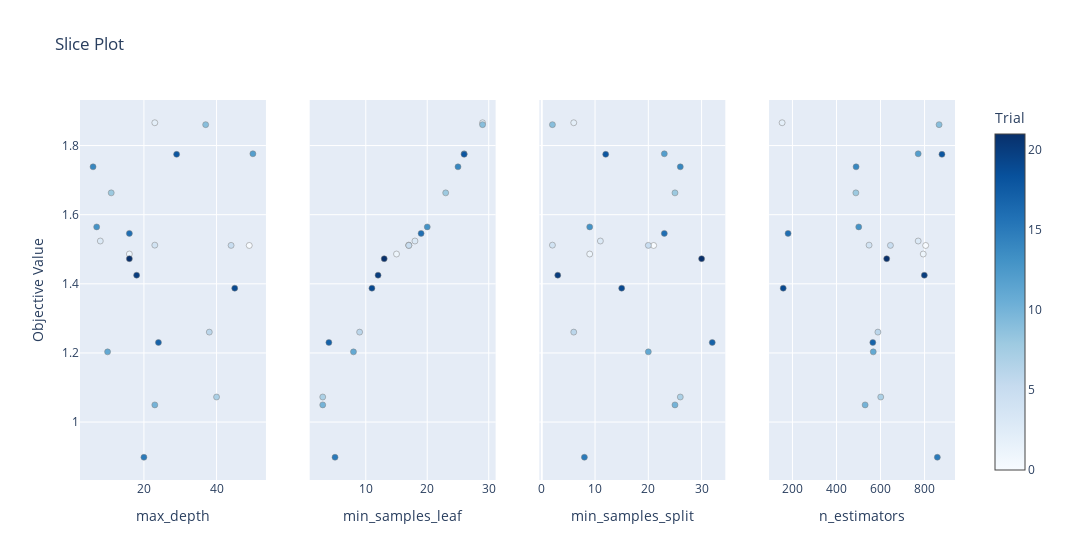

Notebook cell for this chart:
### Code cell
optuna.visualization.plot_slice(study, params=['n_estimators', 'max_depth', 'min_samples_split', 'min_samples_leaf'])

### Figure 1 — Plotly figure (JSON) as saved in the notebook; plotly's stock layout.template omitted (floating-point values rounded to 4 significant figures)
{"data": [{"marker": {"color": [0, 1, 2, 3, 4, 5, 6, 7, 8, 9, 10, 11, 12, 13, 14, 15, 16, 17, 18, 19, 20, 21], "colorbar": {"title": {"text": "Trial"}, "x": 1.0, "xpad": 40}, "colorscale": [[0.0, "rgb(247,251,255)"], [0.125, "rgb(222,235,247)"], [0.25, "rgb(198,219,239)"], [0.375, "rgb(158,202,225)"], [0.5, "rgb(107,174,214)"], [0.625, "rgb(66,146,198)"], [0.75, "rgb(33,113,181)"], [0.875, "rgb(8,81,156)"], [1.0, "rgb(8,48,107)"]], "line": {"color": "Grey", "width": 0.5}, "showscale": true}, "mode": "markers", "name": "Feasible Trial", "showlegend": false, "x": [49, 16, 23, 8, 23, 44, 38, 40, 11, 37, 23, 10, 50, 7, 6, 20, 16, 24, 29, 45, 18, 16], "y": [1.511, 1.486, 1.866, 1.524, 1.512, 1.511, 1.26, 1.073, 1.663, 1.86, 1.05, 1.203, 1.776, 1.565, 1.738, 0.8982, 1.546, 1.23, 1.775, 1.387, 1.425, 1.473], "type": "scatter", "xaxis": "x", "yaxis": "y"}, {"marker": {"color": [0, 1, 2, 3, 4, 5, 6, 7, 8, 9, 10, 11, 12, 13, 14, 15, 16, 17, 18, 19, 20, 21], "colorbar": {"title": {"text": "Trial"}, "x": 1.0, "xpad": 40}, "colorscale": [[0.0, "rgb(247,251,255)"], [0.125, "rgb(222,235,247)"], [0.25, "rgb(198,219,239)"], [0.375, "rgb(158,202,225)"], [0.5, "rgb(107,174,214)"], [0.625, "rgb(66,146,198)"], [0.75, "rgb(33,113,181)"], [0.875, "rgb(8,81,156)"], [1.0, "rgb(8,48,107)"]], "line": {"color": "Grey", "width": 0.5}, "showscale": false}, "mode": "markers", "name": "Feasible Trial", "showlegend": false, "x": [17, 15, 29, 18, 17, 17, 9, 3, 23, 29, 3, 8, 26, 20, 25, 5, 19, 4, 26, 11, 12, 13], "y": [1.511, 1.486, 1.866, 1.524, 1.512, 1.511, 1.26, 1.073, 1.663, 1.86, 1.05, 1.203, 1.776, 1.565, 1.738, 0.8982, 1.546, 1.23, 1.775, 1.387, 1.425, 1.473], "type": "scatter", "xaxis": "x2", "yaxis": "y2"}, {"marker": {"color": [0, 1, 2, 3, 4, 5, 6, 7, 8, 9, 10, 11, 12, 13, 14, 15, 16, 17, 18, 19, 20, 21], "colorbar": {"title": {"text": "Trial"}, "x": 1.0, "xpad": 40}, "colorscale": [[0.0, "rgb(247,251,255)"], [0.125, "rgb(222,235,247)"], [0.25, "rgb(198,219,239)"], [0.375, "rgb(158,202,225)"], [0.5, "rgb(107,174,214)"], [0.625, "rgb(66,146,198)"], [0.75, "rgb(33,113,181)"], [0.875, "rgb(8,81,156)"], [1.0, "rgb(8,48,107)"]], "line": {"color": "Grey", "width": 0.5}, "showscale": false}, "mode": "markers", "name": "Feasible Trial", "showlegend": false, "x": [21, 9, 6, 11, 2, 20, 6, 26, 25, 2, 25, 20, 23, 9, 26, 8, 23, 32, 12, 15, 3, 30], "y": [1.511, 1.486, 1.866, 1.524, 1.512, 1.511, 1.26, 1.073, 1.663, 1.86, 1.05, 1.203, 1.776, 1.565, 1.738, 0.8982, 1.546, 1.23, 1.775, 1.387, 1.425, 1.473], "type": "scatter", "xaxis": "x3", "yaxis": "y3"}, {"marker": {"color": [0, 1, 2, 3, 4, 5, 6, 7, 8, 9, 10, 11, 12, 13, 14, 15, 16, 17, 18, 19, 20, 21], "colorbar": {"title": {"text": "Trial"}, "x": 1.0, "xpad": 40}, "colorscale": [[0.0, "rgb(247,251,255)"], [0.125, "rgb(222,235,247)"], [0.25, "rgb(198,219,239)"], [0.375, "rgb(158,202,225)"], [0.5, "rgb(107,174,214)"], [0.625, "rgb(66,146,198)"], [0.75, "rgb(33,113,181)"], [0.875, "rgb(8,81,156)"], [1.0, "rgb(8,48,107)"]], "line": {"color": "Grey", "width": 0.5}, "showscale": false}, "mode": "markers", "name": "Feasible Trial", "showlegend": false, "x": [805, 794, 153, 771, 548, 645, 588, 601, 488, 866, 530, 567, 771, 501, 489, 858, 180, 565, 879, 158, 799, 628], "y": [1.511, 1.486, 1.866, 1.524, 1.512, 1.511, 1.26, 1.073, 1.663, 1.86, 1.05, 1.203, 1.776, 1.565, 1.738, 0.8982, 1.546, 1.23, 1.775, 1.387, 1.425, 1.473], "type": "scatter", "xaxis": "x4", "yaxis": "y4"}], "layout": {"xaxis": {"anchor": "y", "domain": [0.0, 0.2125], "title": {"text": "max_depth"}}, "yaxis": {"anchor": "x", "domain": [0.0, 1.0], "title": {"text": "Objective Value"}}, "xaxis2": {"anchor": "y2", "domain": [0.2625, 0.475], "title": {"text": "min_samples_leaf"}}, "yaxis2": {"anchor": "x2", "domain": [0.0, 1.0], "matches": "y", "showticklabels": false}, "xaxis3": {"anchor": "y3", "domain": [0.525, 0.7375], "title": {"text": "min_samples_split"}}, "yaxis3": {"anchor": "x3", "domain": [0.0, 1.0], "matches": "y", "showticklabels": false}, "xaxis4": {"anchor": "y4", "domain": [0.7875, 1.0], "title": {"text": "n_estimators"}}, "yaxis4": {"anchor": "x4", "domain": [0.0, 1.0], "matches": "y", "showticklabels": false}, "title": {"text": "Slice Plot"}, "width": 1200}}
